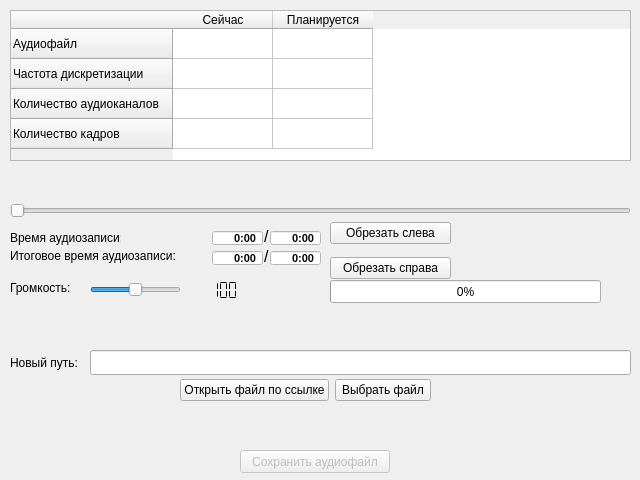
<?xml version="1.0" encoding="UTF-8"?>
<ui version="4.0">
 <class>main_widget</class>
 <widget class="QWidget" name="main_widget">
  <property name="geometry">
   <rect>
    <x>0</x>
    <y>0</y>
    <width>640</width>
    <height>480</height>
   </rect>
  </property>
  <property name="minimumSize">
   <size>
    <width>640</width>
    <height>480</height>
   </size>
  </property>
  <property name="maximumSize">
   <size>
    <width>640</width>
    <height>480</height>
   </size>
  </property>
  <property name="windowTitle">
   <string>Редактор</string>
  </property>
  <widget class="QTableWidget" name="edit_table">
   <property name="geometry">
    <rect>
     <x>10</x>
     <y>10</y>
     <width>621</width>
     <height>151</height>
    </rect>
   </property>
   <row>
    <property name="text">
     <string>Аудиофайл</string>
    </property>
   </row>
   <row>
    <property name="text">
     <string>Частота дискретизации</string>
    </property>
   </row>
   <row>
    <property name="text">
     <string>Количество аудиоканалов</string>
    </property>
   </row>
   <row>
    <property name="text">
     <string>Количество кадров</string>
    </property>
   </row>
   <column>
    <property name="text">
     <string>Сейчас</string>
    </property>
    <property name="textAlignment">
     <set>AlignCenter</set>
    </property>
   </column>
   <column>
    <property name="text">
     <string>Планируется</string>
    </property>
    <property name="textAlignment">
     <set>AlignCenter</set>
    </property>
   </column>
   <item row="0" column="0">
    <property name="text">
     <string/>
    </property>
    <property name="textAlignment">
     <set>AlignLeading|AlignVCenter</set>
    </property>
   </item>
   <item row="0" column="1">
    <property name="text">
     <string/>
    </property>
    <property name="textAlignment">
     <set>AlignLeading|AlignVCenter</set>
    </property>
   </item>
   <item row="1" column="0">
    <property name="text">
     <string/>
    </property>
    <property name="textAlignment">
     <set>AlignLeading|AlignVCenter</set>
    </property>
   </item>
   <item row="1" column="1">
    <property name="text">
     <string/>
    </property>
    <property name="textAlignment">
     <set>AlignLeading|AlignVCenter</set>
    </property>
   </item>
   <item row="2" column="0">
    <property name="text">
     <string/>
    </property>
    <property name="textAlignment">
     <set>AlignLeading|AlignVCenter</set>
    </property>
   </item>
   <item row="2" column="1">
    <property name="text">
     <string/>
    </property>
    <property name="textAlignment">
     <set>AlignLeading|AlignVCenter</set>
    </property>
   </item>
   <item row="3" column="0">
    <property name="text">
     <string/>
    </property>
    <property name="textAlignment">
     <set>AlignLeading|AlignVCenter</set>
    </property>
   </item>
   <item row="3" column="1">
    <property name="text">
     <string/>
    </property>
    <property name="textAlignment">
     <set>AlignLeading|AlignVCenter</set>
    </property>
   </item>
  </widget>
  <widget class="QLineEdit" name="new_link">
   <property name="geometry">
    <rect>
     <x>90</x>
     <y>350</y>
     <width>541</width>
     <height>25</height>
    </rect>
   </property>
   <property name="text">
    <string/>
   </property>
  </widget>
  <widget class="QLabel" name="new_link_label">
   <property name="geometry">
    <rect>
     <x>10</x>
     <y>350</y>
     <width>80</width>
     <height>25</height>
    </rect>
   </property>
   <property name="minimumSize">
    <size>
     <width>80</width>
     <height>25</height>
    </size>
   </property>
   <property name="maximumSize">
    <size>
     <width>80</width>
     <height>25</height>
    </size>
   </property>
   <property name="text">
    <string>Новый путь:</string>
   </property>
  </widget>
  <widget class="QLabel" name="file_error">
   <property name="geometry">
    <rect>
     <x>370</x>
     <y>320</y>
     <width>201</width>
     <height>25</height>
    </rect>
   </property>
   <property name="palette">
    <palette>
     <active>
      <colorrole role="WindowText">
       <brush brushstyle="SolidPattern">
        <color alpha="255">
         <red>255</red>
         <green>0</green>
         <blue>0</blue>
        </color>
       </brush>
      </colorrole>
     </active>
     <inactive>
      <colorrole role="WindowText">
       <brush brushstyle="SolidPattern">
        <color alpha="255">
         <red>255</red>
         <green>0</green>
         <blue>0</blue>
        </color>
       </brush>
      </colorrole>
     </inactive>
     <disabled>
      <colorrole role="WindowText">
       <brush brushstyle="SolidPattern">
        <color alpha="255">
         <red>120</red>
         <green>120</green>
         <blue>120</blue>
        </color>
       </brush>
      </colorrole>
     </disabled>
    </palette>
   </property>
   <property name="styleSheet">
    <string notr="true"/>
   </property>
   <property name="text">
    <string/>
   </property>
  </widget>
  <widget class="QSlider" name="track">
   <property name="geometry">
    <rect>
     <x>10</x>
     <y>200</y>
     <width>621</width>
     <height>22</height>
    </rect>
   </property>
   <property name="maximum">
    <number>100000</number>
   </property>
   <property name="orientation">
    <enum>Qt::Horizontal</enum>
   </property>
  </widget>
  <widget class="QWidget" name="open_buttons" native="true">
   <property name="geometry">
    <rect>
     <x>180</x>
     <y>370</y>
     <width>251</width>
     <height>41</height>
    </rect>
   </property>
   <layout class="QHBoxLayout" name="open_buttons_2">
    <item>
     <widget class="QPushButton" name="select_link">
      <property name="text">
       <string>Открыть файл по ссылке</string>
      </property>
     </widget>
    </item>
    <item>
     <widget class="QPushButton" name="select_file">
      <property name="text">
       <string>Выбрать файл</string>
      </property>
     </widget>
    </item>
   </layout>
  </widget>
  <widget class="QLabel" name="link_label">
   <property name="geometry">
    <rect>
     <x>10</x>
     <y>160</y>
     <width>50</width>
     <height>25</height>
    </rect>
   </property>
   <property name="minimumSize">
    <size>
     <width>50</width>
     <height>25</height>
    </size>
   </property>
   <property name="maximumSize">
    <size>
     <width>50</width>
     <height>25</height>
    </size>
   </property>
   <property name="text">
    <string/>
   </property>
  </widget>
  <widget class="QLabel" name="link_now">
   <property name="geometry">
    <rect>
     <x>60</x>
     <y>162</y>
     <width>561</width>
     <height>21</height>
    </rect>
   </property>
   <property name="text">
    <string/>
   </property>
  </widget>
  <widget class="QPushButton" name="save_audio">
   <property name="enabled">
    <bool>false</bool>
   </property>
   <property name="geometry">
    <rect>
     <x>240</x>
     <y>450</y>
     <width>150</width>
     <height>23</height>
    </rect>
   </property>
   <property name="text">
    <string>Сохранить аудиофайл</string>
   </property>
  </widget>
  <widget class="QTimeEdit" name="source_audio_time_now">
   <property name="geometry">
    <rect>
     <x>212</x>
     <y>230</y>
     <width>51</width>
     <height>16</height>
    </rect>
   </property>
   <property name="font">
    <font>
     <pointsize>8</pointsize>
     <weight>75</weight>
     <italic>false</italic>
     <bold>true</bold>
     <underline>false</underline>
     <strikeout>false</strikeout>
     <kerning>true</kerning>
    </font>
   </property>
   <property name="layoutDirection">
    <enum>Qt::LeftToRight</enum>
   </property>
   <property name="styleSheet">
    <string notr="true">background-color: rgb(255, 255, 255);</string>
   </property>
   <property name="alignment">
    <set>Qt::AlignRight|Qt::AlignTrailing|Qt::AlignVCenter</set>
   </property>
   <property name="readOnly">
    <bool>true</bool>
   </property>
   <property name="buttonSymbols">
    <enum>QAbstractSpinBox::NoButtons</enum>
   </property>
   <property name="accelerated">
    <bool>false</bool>
   </property>
   <property name="correctionMode">
    <enum>QAbstractSpinBox::CorrectToPreviousValue</enum>
   </property>
   <property name="keyboardTracking">
    <bool>true</bool>
   </property>
   <property name="showGroupSeparator" stdset="0">
    <bool>false</bool>
   </property>
   <property name="displayFormat">
    <string>m:ss</string>
   </property>
   <property name="time">
    <time>
     <hour>0</hour>
     <minute>0</minute>
     <second>0</second>
    </time>
   </property>
  </widget>
  <widget class="QTimeEdit" name="source_audio_time_total">
   <property name="geometry">
    <rect>
     <x>270</x>
     <y>230</y>
     <width>51</width>
     <height>16</height>
    </rect>
   </property>
   <property name="font">
    <font>
     <pointsize>8</pointsize>
     <weight>75</weight>
     <italic>false</italic>
     <bold>true</bold>
     <underline>false</underline>
     <strikeout>false</strikeout>
     <kerning>true</kerning>
    </font>
   </property>
   <property name="layoutDirection">
    <enum>Qt::LeftToRight</enum>
   </property>
   <property name="styleSheet">
    <string notr="true">background-color: rgb(255, 255, 255);</string>
   </property>
   <property name="alignment">
    <set>Qt::AlignRight|Qt::AlignTrailing|Qt::AlignVCenter</set>
   </property>
   <property name="readOnly">
    <bool>true</bool>
   </property>
   <property name="buttonSymbols">
    <enum>QAbstractSpinBox::NoButtons</enum>
   </property>
   <property name="accelerated">
    <bool>false</bool>
   </property>
   <property name="correctionMode">
    <enum>QAbstractSpinBox::CorrectToPreviousValue</enum>
   </property>
   <property name="keyboardTracking">
    <bool>true</bool>
   </property>
   <property name="showGroupSeparator" stdset="0">
    <bool>false</bool>
   </property>
   <property name="displayFormat">
    <string>m:ss</string>
   </property>
   <property name="time">
    <time>
     <hour>0</hour>
     <minute>0</minute>
     <second>0</second>
    </time>
   </property>
  </widget>
  <widget class="QLabel" name="slash">
   <property name="geometry">
    <rect>
     <x>264</x>
     <y>226</y>
     <width>16</width>
     <height>20</height>
    </rect>
   </property>
   <property name="font">
    <font>
     <pointsize>12</pointsize>
    </font>
   </property>
   <property name="text">
    <string>/</string>
   </property>
  </widget>
  <widget class="QTimeEdit" name="final_audio_time_finish">
   <property name="geometry">
    <rect>
     <x>270</x>
     <y>250</y>
     <width>51</width>
     <height>16</height>
    </rect>
   </property>
   <property name="font">
    <font>
     <pointsize>8</pointsize>
     <weight>75</weight>
     <italic>false</italic>
     <bold>true</bold>
     <underline>false</underline>
     <strikeout>false</strikeout>
     <kerning>true</kerning>
    </font>
   </property>
   <property name="layoutDirection">
    <enum>Qt::LeftToRight</enum>
   </property>
   <property name="styleSheet">
    <string notr="true">background-color: rgb(255, 255, 255);</string>
   </property>
   <property name="alignment">
    <set>Qt::AlignRight|Qt::AlignTrailing|Qt::AlignVCenter</set>
   </property>
   <property name="readOnly">
    <bool>true</bool>
   </property>
   <property name="buttonSymbols">
    <enum>QAbstractSpinBox::NoButtons</enum>
   </property>
   <property name="accelerated">
    <bool>false</bool>
   </property>
   <property name="correctionMode">
    <enum>QAbstractSpinBox::CorrectToPreviousValue</enum>
   </property>
   <property name="keyboardTracking">
    <bool>true</bool>
   </property>
   <property name="showGroupSeparator" stdset="0">
    <bool>false</bool>
   </property>
   <property name="displayFormat">
    <string>m:ss</string>
   </property>
   <property name="time">
    <time>
     <hour>0</hour>
     <minute>0</minute>
     <second>0</second>
    </time>
   </property>
  </widget>
  <widget class="QTimeEdit" name="final_audio_time_start">
   <property name="geometry">
    <rect>
     <x>212</x>
     <y>250</y>
     <width>51</width>
     <height>16</height>
    </rect>
   </property>
   <property name="font">
    <font>
     <pointsize>8</pointsize>
     <weight>75</weight>
     <italic>false</italic>
     <bold>true</bold>
     <underline>false</underline>
     <strikeout>false</strikeout>
     <kerning>true</kerning>
    </font>
   </property>
   <property name="layoutDirection">
    <enum>Qt::LeftToRight</enum>
   </property>
   <property name="styleSheet">
    <string notr="true">background-color: rgb(255, 255, 255);</string>
   </property>
   <property name="alignment">
    <set>Qt::AlignRight|Qt::AlignTrailing|Qt::AlignVCenter</set>
   </property>
   <property name="readOnly">
    <bool>true</bool>
   </property>
   <property name="buttonSymbols">
    <enum>QAbstractSpinBox::NoButtons</enum>
   </property>
   <property name="accelerated">
    <bool>false</bool>
   </property>
   <property name="correctionMode">
    <enum>QAbstractSpinBox::CorrectToPreviousValue</enum>
   </property>
   <property name="keyboardTracking">
    <bool>true</bool>
   </property>
   <property name="showGroupSeparator" stdset="0">
    <bool>false</bool>
   </property>
   <property name="displayFormat">
    <string>m:ss</string>
   </property>
   <property name="time">
    <time>
     <hour>0</hour>
     <minute>0</minute>
     <second>0</second>
    </time>
   </property>
  </widget>
  <widget class="QLabel" name="slash_2">
   <property name="geometry">
    <rect>
     <x>264</x>
     <y>246</y>
     <width>16</width>
     <height>20</height>
    </rect>
   </property>
   <property name="font">
    <font>
     <pointsize>12</pointsize>
    </font>
   </property>
   <property name="text">
    <string>/</string>
   </property>
  </widget>
  <widget class="QLabel" name="source_time_lbl">
   <property name="geometry">
    <rect>
     <x>10</x>
     <y>230</y>
     <width>111</width>
     <height>16</height>
    </rect>
   </property>
   <property name="text">
    <string>Время аудиозаписи:</string>
   </property>
  </widget>
  <widget class="QLabel" name="final_time_lbl">
   <property name="geometry">
    <rect>
     <x>10</x>
     <y>246</y>
     <width>171</width>
     <height>20</height>
    </rect>
   </property>
   <property name="text">
    <string>Итоговое время аудиозаписи:</string>
   </property>
  </widget>
  <widget class="QWidget" name="verticalWidget" native="true">
   <property name="geometry">
    <rect>
     <x>330</x>
     <y>215</y>
     <width>121</width>
     <height>71</height>
    </rect>
   </property>
   <layout class="QVBoxLayout" name="crop_buttons">
    <item>
     <widget class="QPushButton" name="crop_on_left">
      <property name="text">
       <string>Обрезать слева</string>
      </property>
     </widget>
    </item>
    <item>
     <widget class="QPushButton" name="crop_on_right">
      <property name="text">
       <string>Обрезать справа</string>
      </property>
     </widget>
    </item>
   </layout>
  </widget>
  <widget class="QSlider" name="volume">
   <property name="geometry">
    <rect>
     <x>90</x>
     <y>280</y>
     <width>91</width>
     <height>20</height>
    </rect>
   </property>
   <property name="maximum">
    <number>200</number>
   </property>
   <property name="value">
    <number>100</number>
   </property>
   <property name="orientation">
    <enum>Qt::Horizontal</enum>
   </property>
  </widget>
  <widget class="QLabel" name="volume_lbl">
   <property name="geometry">
    <rect>
     <x>10</x>
     <y>280</y>
     <width>61</width>
     <height>16</height>
    </rect>
   </property>
   <property name="text">
    <string>Громкость:</string>
   </property>
  </widget>
  <widget class="QLCDNumber" name="volume_number">
   <property name="geometry">
    <rect>
     <x>190</x>
     <y>280</y>
     <width>51</width>
     <height>21</height>
    </rect>
   </property>
   <property name="font">
    <font>
     <weight>50</weight>
     <italic>false</italic>
     <bold>false</bold>
    </font>
   </property>
   <property name="frameShape">
    <enum>QFrame::NoFrame</enum>
   </property>
   <property name="smallDecimalPoint">
    <bool>false</bool>
   </property>
   <property name="mode">
    <enum>QLCDNumber::Dec</enum>
   </property>
   <property name="segmentStyle">
    <enum>QLCDNumber::Flat</enum>
   </property>
   <property name="value" stdset="0">
    <double>100.000000000000000</double>
   </property>
  </widget>
  <widget class="QProgressBar" name="download_progress">
   <property name="geometry">
    <rect>
     <x>330</x>
     <y>280</y>
     <width>271</width>
     <height>23</height>
    </rect>
   </property>
   <property name="value">
    <number>0</number>
   </property>
  </widget>
  <widget class="QLabel" name="crop_error">
   <property name="geometry">
    <rect>
     <x>80</x>
     <y>320</y>
     <width>231</width>
     <height>21</height>
    </rect>
   </property>
   <property name="palette">
    <palette>
     <active>
      <colorrole role="WindowText">
       <brush brushstyle="SolidPattern">
        <color alpha="255">
         <red>255</red>
         <green>0</green>
         <blue>0</blue>
        </color>
       </brush>
      </colorrole>
     </active>
     <inactive>
      <colorrole role="WindowText">
       <brush brushstyle="SolidPattern">
        <color alpha="255">
         <red>255</red>
         <green>0</green>
         <blue>0</blue>
        </color>
       </brush>
      </colorrole>
     </inactive>
     <disabled>
      <colorrole role="WindowText">
       <brush brushstyle="SolidPattern">
        <color alpha="255">
         <red>120</red>
         <green>120</green>
         <blue>120</blue>
        </color>
       </brush>
      </colorrole>
     </disabled>
    </palette>
   </property>
   <property name="text">
    <string/>
   </property>
  </widget>
 </widget>
 <resources/>
 <connections/>
</ui>
